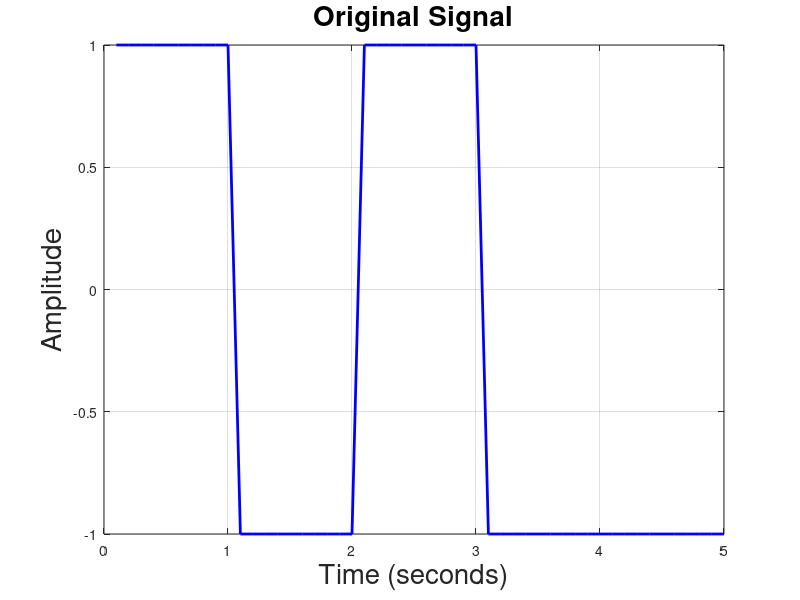
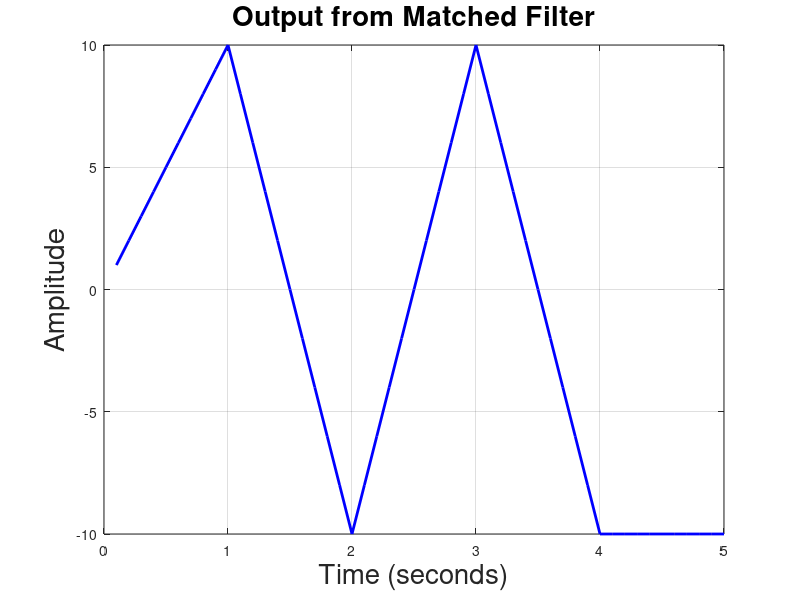
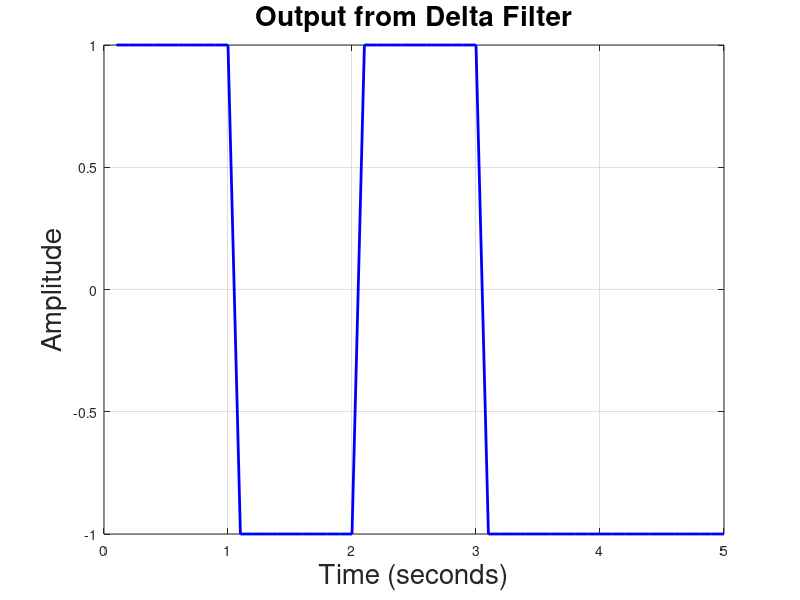
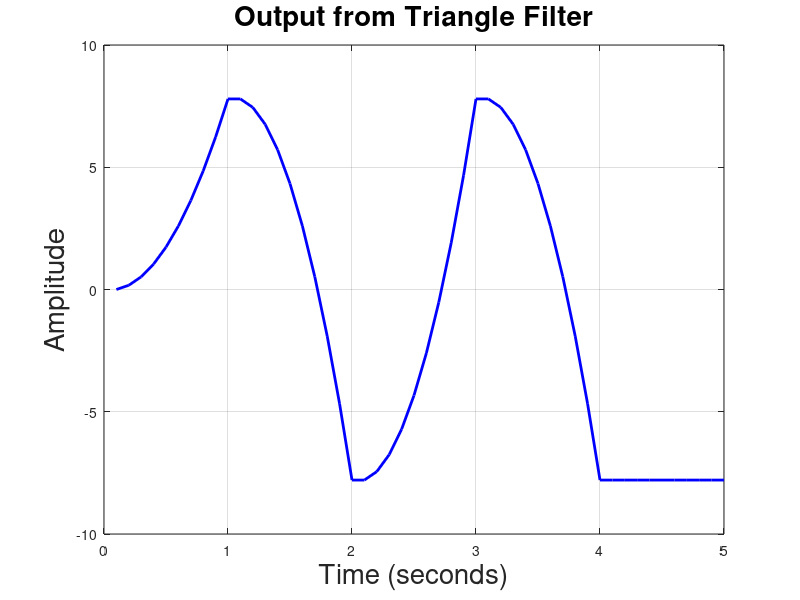

Recreate these plots in MATLAB, in order. (Note: this script raises an error after producing the figures.)
%Generate n Random bits
fs = 10;
n = 5;
randomBits = randi([0 1],n,1);
EN0 = [-10:1:20];
%Present the bits with rect Pulses
fullWaveForm = zeros(1,numel(randomBits)*fs);
for i = 1:numel(randomBits)
	if (randomBits(i) == 1)
       fullWaveForm((i-1)*fs+1 : i*fs) =  ones(1, fs);
   else
       fullWaveForm((i-1)*fs+1 : i*fs) =  -1* ones(1, fs);
   end
end
fullWaveForm(n*fs) = fullWaveForm(n*fs-1);
dt = 1/fs ;
numCycles = n;
t = dt * (1 : (numel(fullWaveForm)));
 
plot(t, fullWaveForm, 'b-', 'LineWidth', 2);
FontSize = 20;
xlabel('Time (seconds)', 'FontSize', FontSize);
ylabel('Amplitude', 'FontSize', FontSize);
title('Original Signal', 'FontSize', FontSize);
grid on;
%Construct And convolve Matched Filter.
   MatchedFilter = ones(1, fs);
   OutMatched = filter(MatchedFilter,1,fullWaveForm);
   figure;
   plot(t, OutMatched, 'b-', 'LineWidth', 2);
   FontSize = 20;
   xlabel('Time (seconds)', 'FontSize', FontSize);
   ylabel('Amplitude', 'FontSize', FontSize);
   title('Output from Matched Filter', 'FontSize', FontSize);
   grid on;
 
%Construct And convolve Delta Filter.
   DeltaFilter = 1;
   OutDelta = filter(DeltaFilter,1,fullWaveForm);
   figure;
   plot(t, OutDelta, 'b-', 'LineWidth', 2);
   FontSize = 20;
   xlabel('Time (seconds)', 'FontSize', FontSize);
   ylabel('Amplitude', 'FontSize', FontSize);
   title('Output from Delta Filter', 'FontSize', FontSize);
   grid on;
 
%Construct And convolve Triangle Filter.
   w=1; % signal width
   Amp=1; % signal amplitude
   tt=0:1/fs:w-1/fs;
   TriFilter=(Amp*abs(tt)/w-Amp+1)*sqrt(3);
   OutTri = filter(TriFilter,1,fullWaveForm);
   figure;
   plot(t, OutTri, 'b-', 'LineWidth', 2);
   FontSize = 20;
   xlabel('Time (seconds)', 'FontSize', FontSize);
   ylabel('Amplitude', 'FontSize', FontSize);
   title('Output from Triangle Filter', 'FontSize', FontSize);
   grid on;
 
for i=1:length(EN0)
%Add Noise
   AfterNoise = awgn(fullWaveForm,EN0(i),'measured','db');
%convolve Matched Filter.
   OutMatched = filter(MatchedFilter,1,AfterNoise);
%convolve Delta Filter.
   OutDelta = filter(DeltaFilter,1,AfterNoise);
%convolve Triangle Filter.
   OutTri = filter(TriFilter,1,AfterNoise);
 
%Sample At t
   SampleMatched = sign(OutMatched(fs:fs:end));
   SampleDelta = sign(OutDelta(fs:fs:end));
   SampleTri = sign(OutTri(fs:fs:end));
%Recover sent bits
   RecievedMatched=(SampleMatched+1)/2;
   RecievedDelta=(SampleDelta+1)/2;
   RecievedTri=(SampleTri+1)/2;
 
%Calculate BER
   BERMatched(i) = mean(abs( randomBits'-RecievedMatched ));
   BERDelta(i) = mean(abs(randomBits'-RecievedDelta));
   BERTri(i) = mean(abs(randomBits'-RecievedTri));
end
 
figure;
semilogy(EN0,BERMatched,'-ro', EN0,BERDelta,'-b.',EN0,BERTri,'-g*')
title ('SNR Vs BER');
xlabel ('E/N0 (dB)');
ylabel ('Bit Error Rate');
legend('Matched Filter', 'Delta', 'Triangle Filter');
grid on;
